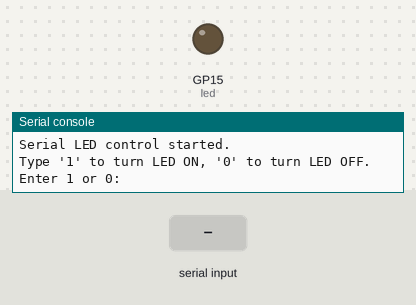
Bench run of a program on a simulated Raspberry Pi Pico running MicroPython. Parts: output pins drawn as LEDs (lit = HIGH), the last lines printed to the serial console. Inputs (shaded band) come from the test bench.

Above: at 1.2 s.
1.3 s: "1" typed at the serial console, then Enter
At 2.5 s:
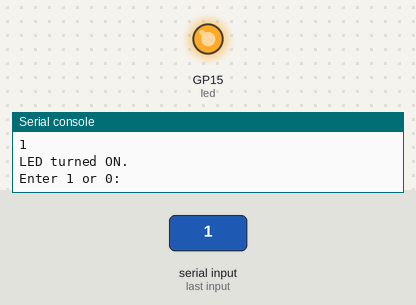
2.8 s: "0" typed at the serial console, then Enter
At 3.8 s:
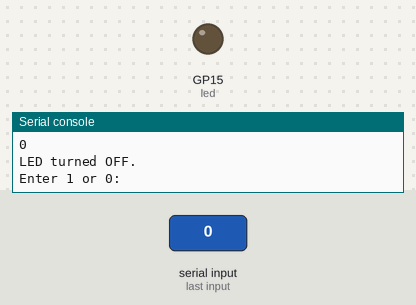
Timing chart, 0 to 5.8 s (numbered marks = the images above; inputs shaded):
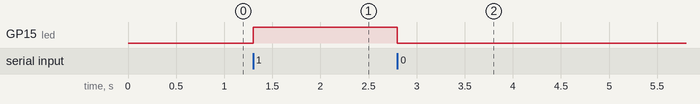

The program:

main_serial.py
```python
"""
Serial LED control on Pico W
"""

import machine

# Set up LED on GPIO 15 (change pin if needed)
led = machine.Pin(15, machine.Pin.OUT)

print("Serial LED control started.")
print("Type '1' to turn LED ON, '0' to turn LED OFF.")

while True:
    cmd = input("Enter 1 or 0: ").strip()

    if cmd == '1':
        led.value(True)
        print("LED turned ON.")
    elif cmd == '0':
        led.value(False)
        print("LED turned OFF.")
    else:
        print("Invalid input. Please type '1' or '0'.")
```

Measured:
- after the input at 1.3 s, GP15 (led): LOW → HIGH at once
- after the input at 2.8 s, GP15 (led): HIGH → LOW at once
